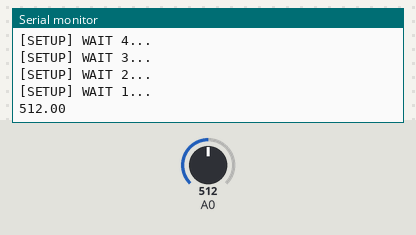
Simulated run of this sketch. Board: ESP8266 (NodeMCU). Parts: the last lines printed to the serial monitor. Inputs (shaded band) come from the test bench; at power-on: A0 = 512. WiFi joins after 1.5 s; servers stay silent unless stated; uploads are accepted with an empty reply.

Above: at 5.2 s.
5.3 s: A0 set to 716
At 5.66 s:
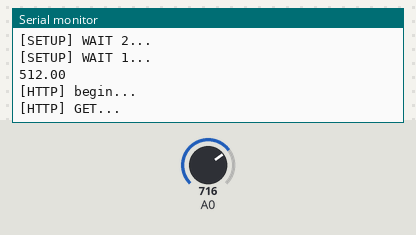
7.0 s: A0 set to 900
At 8.21 s:
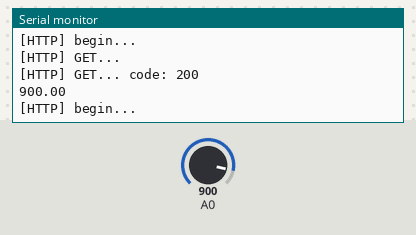
Timing chart, 0 to 10.0 s (numbered marks = the images above; inputs shaded):
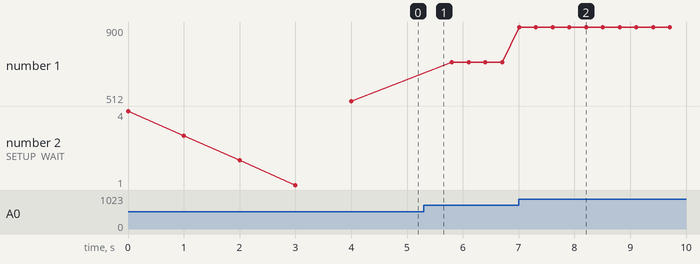

The sketch:

ergonomia.ino
```cpp
/**
   BasicHTTPClient.ino

    Created on: 24.05.2015

*/

#include <Arduino.h>

#include <ESP8266WiFi.h>
#include <ESP8266WiFiMulti.h>

#include <ESP8266HTTPClient.h>

#include <WiFiClient.h>

ESP8266WiFiMulti WiFiMulti;

void setup() {

  Serial.begin(115200);
  // Serial.setDebugOutput(true);

  Serial.println();
  Serial.println();
  Serial.println();

  for (uint8_t t = 4; t > 0; t--) {
    Serial.printf("[SETUP] WAIT %d...\n", t);
    Serial.flush();
    delay(1000);
  }

  WiFi.mode(WIFI_STA);
  WiFiMulti.addAP("UNOESC", "");

}

void loop() {
  int sensorValue = analogRead(A0);

  float voltage = sensorValue;

  Serial.println(voltage);

  // wait for WiFi connection
  if ((WiFiMulti.run() == WL_CONNECTED)) {

    WiFiClient client;

    HTTPClient http;

    Serial.println("[HTTP] begin...\n");
    String host_url = "http://192.168.87.117:3001/add?valor=";
    if (http.begin(client, host_url + voltage)) {

      Serial.println("[HTTP] GET...\n");
      int httpCode = http.GET();

      if (httpCode > 0) {
        Serial.printf("[HTTP] GET... code: %d\n", httpCode);
      } else {
        Serial.printf("[HTTP] GET... failed, error: %s\n", http.errorToString(httpCode).c_str());
      }
      http.end();
    } else {
      Serial.println("[HTTP} Unable to connect\n");
    }
  }
  else {
    Serial.println("Sem WIFI");
  }
  delay(100);
}
```

Measured:
- after the input at 7.0 s, the serial monitor: prints a new line at once (image 2)
- plotted number 1: 512 → 716 after the input at 5.3 s, 716 → 900 after the input at 7.0 s
